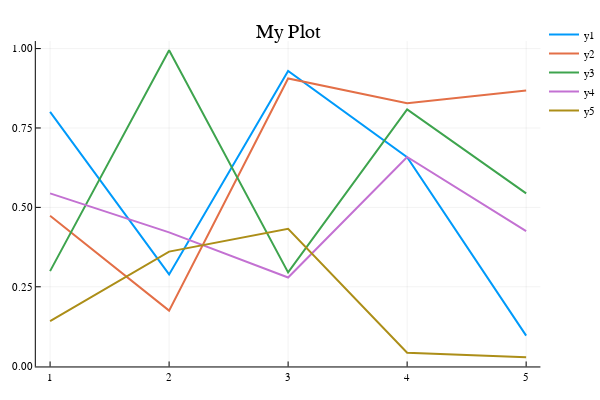

The notebook cell this image was saved under:
### Code cell
#Plotly seems to work in command line but have not gotten in in notebook form yet
"""using Plots
plotly() # Choose the Plotly.jl backend for web interactivity
plot(rand(5,5),linewidth=2,title="My Plot")
using PyPlot
"""
pyplot() # Switch to using the PyPlot.jl backend
plot(rand(5,5),linewidth=2,title="My Plot") # The same plotting command works

### Figure 1 — Plotly figure (JSON) as saved in the notebook; plotly's stock layout.template omitted (floating-point values rounded to 4 significant figures)
{"data": [{"colorbar": {"title": ""}, "hoverinfo": "text", "legendgroup": "y1", "line": {"color": "rgba(0, 154, 250, 1.000)", "dash": "solid", "shape": "linear", "width": 2}, "mode": "lines", "name": "y1", "showlegend": true, "text": [null, null, null, null, null], "type": "scatter", "x": [1, 2, 3, 4, 5], "xaxis": "x1", "y": [0.801, 0.2889, 0.9297, 0.6581, 0.09618], "yaxis": "y1", "zmax": 0.1, "zmin": -0.1}, {"colorbar": {"title": ""}, "hoverinfo": "text", "legendgroup": "y2", "line": {"color": "rgba(227, 111, 71, 1.000)", "dash": "solid", "shape": "linear", "width": 2}, "mode": "lines", "name": "y2", "showlegend": true, "text": [null, null, null, null, null], "type": "scatter", "x": [1, 2, 3, 4, 5], "xaxis": "x1", "y": [0.4737, 0.1749, 0.9059, 0.828, 0.8682], "yaxis": "y1", "zmax": 0.1, "zmin": -0.1}, {"colorbar": {"title": ""}, "hoverinfo": "text", "legendgroup": "y3", "line": {"color": "rgba(62, 164, 78, 1.000)", "dash": "solid", "shape": "linear", "width": 2}, "mode": "lines", "name": "y3", "showlegend": true, "text": [null, null, null, null, null], "type": "scatter", "x": [1, 2, 3, 4, 5], "xaxis": "x1", "y": [0.2993, 0.9948, 0.2953, 0.8085, 0.5439], "yaxis": "y1", "zmax": 0.1, "zmin": -0.1}, {"colorbar": {"title": ""}, "hoverinfo": "text", "legendgroup": "y4", "line": {"color": "rgba(195, 113, 210, 1.000)", "dash": "solid", "shape": "linear", "width": 2}, "mode": "lines", "name": "y4", "showlegend": true, "text": [null, null, null, null, null], "type": "scatter", "x": [1, 2, 3, 4, 5], "xaxis": "x1", "y": [0.544, 0.4214, 0.2793, 0.6588, 0.4251], "yaxis": "y1", "zmax": 0.1, "zmin": -0.1}, {"colorbar": {"title": ""}, "hoverinfo": "text", "legendgroup": "y5", "line": {"color": "rgba(172, 142, 24, 1.000)", "dash": "solid", "shape": "linear", "width": 2}, "mode": "lines", "name": "y5", "showlegend": true, "text": [null, null, null, null, null], "type": "scatter", "x": [1, 2, 3, 4, 5], "xaxis": "x1", "y": [0.1418, 0.3607, 0.4328, 0.04213, 0.02811], "yaxis": "y1", "zmax": 0.1, "zmin": -0.1}], "layout": {"annotations": [{"font": {"color": "rgba(0, 0, 0, 1.000)", "family": "sans-serif", "size": 20}, "rotation": 0, "showarrow": false, "text": "My Plot", "x": 0.5296, "xanchor": "center", "xref": "paper", "y": 1, "yanchor": "top", "yref": "paper"}], "height": 400, "legend": {"bgcolor": "rgba(255, 255, 255, 1.000)", "bordercolor": "rgba(0, 0, 0, 1.000)", "font": {"color": "rgba(0, 0, 0, 1.000)", "family": "sans-serif", "size": 11}, "tracegroupgap": 0, "x": 1, "y": 1}, "margin": {"b": 20, "l": 0, "r": 0, "t": 20}, "paper_bgcolor": "rgba(255, 255, 255, 1.000)", "plot_bgcolor": "rgba(255, 255, 255, 1.000)", "showlegend": true, "width": 600, "xaxis": {"anchor": "y1", "domain": [0.06582, 0.9934], "gridcolor": "rgba(0, 0, 0, 0.100)", "gridwidth": 0.5, "linecolor": "rgba(0, 0, 0, 1.000)", "mirror": false, "range": [0.88, 5.12], "showgrid": true, "showline": true, "showticklabels": true, "tickangle": 0, "tickcolor": "rgb(0, 0, 0)", "tickfont": {"color": "rgba(0, 0, 0, 1.000)", "family": "sans-serif", "size": 11}, "tickmode": "array", "ticks": "inside", "ticktext": ["1", "2", "3", "4", "5"], "tickvals": [1, 2, 3, 4, 5], "title": "", "titlefont": {"color": "rgba(0, 0, 0, 1.000)", "family": "sans-serif", "size": 15}, "type": "-", "visible": true, "zeroline": false, "zerolinecolor": "rgba(0, 0, 0, 1.000)"}, "yaxis": {"anchor": "x1", "domain": [0.03762, 0.9415], "gridcolor": "rgba(0, 0, 0, 0.100)", "gridwidth": 0.5, "linecolor": "rgba(0, 0, 0, 1.000)", "mirror": false, "range": [-0.0008877, 1.024], "showgrid": true, "showline": true, "showticklabels": true, "tickangle": 0, "tickcolor": "rgb(0, 0, 0)", "tickfont": {"color": "rgba(0, 0, 0, 1.000)", "family": "sans-serif", "size": 11}, "tickmode": "array", "ticks": "inside", "ticktext": ["0.00", "0.25", "0.50", "0.75", "1.00"], "tickvals": [0, 0.25, 0.5, 0.75, 1], "title": "", "titlefont": {"color": "rgba(0, 0, 0, 1.000)", "family": "sans-serif", "size": 15}, "type": "-", "visible": true, "zeroline": false, "zerolinecolor": "rgba(0, 0, 0, 1.000)"}}}
